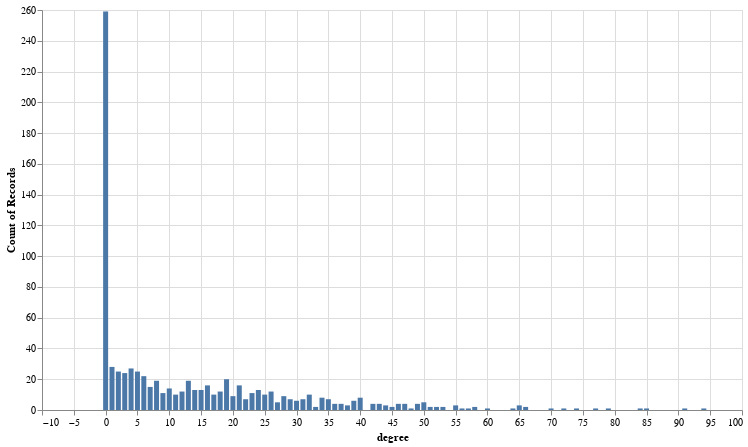

Notebook code for this chart:
### Code cell
plot_degree_distrib(nodes_degrees_df)

### Figure 1 — Vega-Lite specification as saved in the notebook (floating-point values rounded to 4 significant figures; data arrays with more than 128 entries replaced by an {"elided": "..."} marker saying what was removed)
{"config": {"view": {"continuousWidth": 400, "continuousHeight": 300}}, "data": {"name": "data-e2486d677696babf345cc21eb8d72294"}, "mark": "bar", "encoding": {"tooltip": {"type": "quantitative", "aggregate": "count"}, "x": {"type": "quantitative", "field": "degree"}, "y": {"type": "quantitative", "aggregate": "count"}}, "height": 400, "selection": {"selector006": {"type": "interval", "bind": "scales", "encodings": ["x", "y"]}}, "width": 700, "$schema": "https://vega.github.io/schema/vega-lite/v4.8.1.json", "datasets": {"data-e2486d677696babf345cc21eb8d72294": {"elided": "818 records"}}}
